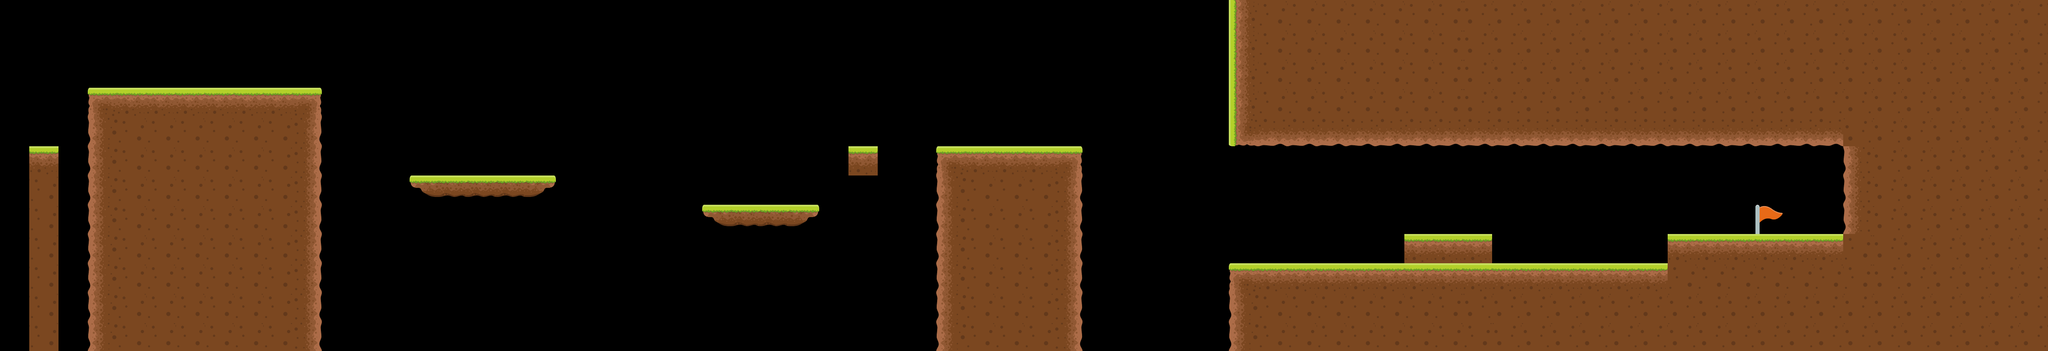

Tiled map render using the project's own tile images. Description and the whole map definition, tile-layer contents included, below:
An orthogonal 70x12 tile map with 64x64 px tiles, 1 tile layer (Camada de Blocos 1), 2 tilesets and 19 objects.

<map version="1.10" tiledversion="1.10.2" orientation="orthogonal" renderorder="right-down" width="70" height="12" tilewidth="64" tileheight="64" infinite="0" nextlayerid="7" nextobjectid="38">
 <editorsettings>
  <export target="level1.lua" format="lua" />
 </editorsettings>
 <tileset firstgid="1" name="platformer" tilewidth="64" tileheight="64" tilecount="9" columns="3">
  <image source="tileset.png" width="192" height="192" />
 </tileset>
 <tileset firstgid="10" name="Flag" tilewidth="64" tileheight="64" tilecount="1" columns="1">
  <image source="flag.png" width="64" height="64" />
 </tileset>
 <layer id="1" name="Camada de Blocos 1" width="70" height="12">
  <data encoding="csv">
0,0,0,0,0,0,0,0,0,0,0,0,0,0,0,0,0,0,0,0,0,0,0,0,0,0,0,0,0,0,0,0,0,0,0,0,0,0,0,0,0,0,1610612738,5,5,5,5,5,5,5,2147483653,2147483653,2147483653,2147483653,2147483653,2147483653,2147483653,2147483653,2147483653,2147483653,2147483653,2147483653,2147483653,2147483653,2147483653,2147483653,2147483653,2147483653,2147483653,2147483653,
0,0,0,0,0,0,0,0,0,0,0,0,0,0,0,0,0,0,0,0,0,0,0,0,0,0,0,0,0,0,0,0,0,0,0,0,0,0,0,0,0,0,1610612738,5,5,5,5,5,5,5,2147483653,2147483653,2147483653,2147483653,2147483653,2147483653,2147483653,2147483653,2147483653,2147483653,2147483653,2147483653,2147483653,2147483653,2147483653,2147483653,2147483653,2147483653,2147483653,2147483653,
0,0,0,0,0,0,0,0,0,0,0,0,0,0,0,0,0,0,0,0,0,0,0,0,0,0,0,0,0,0,0,0,0,0,0,0,0,0,0,0,0,0,1610612738,5,5,5,5,5,5,5,2147483653,2147483653,2147483653,2147483653,2147483653,2147483653,2147483653,2147483653,2147483653,2147483653,2147483653,2147483653,2147483653,2147483653,2147483653,2147483653,2147483653,2147483653,2147483653,2147483653,
0,0,0,1,2,2,2,2,2,2,3,0,0,0,0,0,0,0,0,0,0,0,0,0,0,0,0,0,0,0,0,0,0,0,0,0,0,0,0,0,0,0,1610612738,5,5,5,5,5,5,5,2147483653,2147483653,2147483653,2147483653,2147483653,2147483653,2147483653,2147483653,2147483653,2147483653,2147483653,2147483653,2147483653,2147483653,2147483653,2147483653,2147483653,2147483653,2147483653,2147483653,
0,0,0,4,5,5,5,5,5,5,6,0,0,0,0,0,0,0,0,0,0,0,0,0,0,0,0,0,0,0,0,0,0,0,0,0,0,0,0,0,0,0,1610612737,536870918,536870918,536870918,536870918,536870918,536870918,536870918,536870918,536870918,536870918,536870918,536870918,536870918,536870918,536870918,536870918,536870918,536870918,536870918,536870918,2147483653,2147483653,2147483653,2147483653,2147483653,2147483653,2147483653,
0,2,0,4,5,5,5,5,5,5,6,0,0,0,0,0,0,0,0,0,0,0,0,0,0,0,0,0,0,2,0,0,1,2,2,2,3,0,0,0,0,0,0,0,0,0,0,0,0,0,0,0,0,0,0,0,0,0,0,0,0,0,0,2147483654,2147483653,2147483653,2147483653,2147483653,2147483653,2147483653,
0,5,0,4,5,5,5,5,5,5,6,0,0,0,7,8,8,8,9,0,0,0,0,0,0,0,0,0,0,0,0,0,4,5,5,5,6,0,0,0,0,0,0,0,0,0,0,0,0,0,0,0,0,0,0,0,0,0,0,0,0,0,0,2147483654,2147483653,2147483653,2147483653,2147483653,2147483653,2147483653,
0,5,0,4,5,5,5,5,5,5,6,0,0,0,0,0,0,0,0,0,0,0,0,0,7,8,8,9,0,0,0,0,4,5,5,5,6,0,0,0,0,0,0,0,0,0,0,0,0,0,0,0,0,0,0,0,0,0,0,0,10,0,0,2147483654,2147483653,2147483653,2147483653,2147483653,2147483653,2147483653,
0,5,0,4,5,5,5,5,5,5,6,0,0,0,0,0,0,0,0,0,0,0,0,0,0,0,0,0,0,0,0,0,4,5,5,5,6,0,0,0,0,0,0,0,0,0,0,0,2,2,2,0,0,0,0,0,0,2,2,2,2,2,2,5,2147483653,2147483653,2147483653,2147483653,2147483653,2147483653,
0,5,0,4,5,5,5,5,5,5,6,0,0,0,0,0,0,0,0,0,0,0,0,0,0,0,0,0,0,0,0,0,4,5,5,5,6,0,0,0,0,0,1,2,2,2,2,2,2,2,2,2,2,2,2,2,2,5,5,5,5,5,5,5,2147483653,2147483653,2147483653,2147483653,2147483653,2147483653,
0,5,0,4,5,5,5,5,5,5,6,0,0,0,0,0,0,0,0,0,0,0,0,0,0,0,0,0,0,0,0,0,4,5,5,5,6,0,0,0,0,0,4,5,5,5,5,5,5,5,2147483653,2147483653,2147483653,2147483653,2147483653,2147483653,2147483653,2147483653,2147483653,2147483653,2147483653,2147483653,2147483653,2147483653,2147483653,2147483653,2147483653,2147483653,2147483653,2147483653,
0,5,0,4,5,5,5,5,5,5,6,0,0,0,0,0,0,0,0,0,0,0,0,0,0,0,0,0,0,0,0,0,4,5,5,5,6,0,0,0,0,0,4,5,5,5,5,5,5,5,5,2147483653,2147483653,2147483653,2147483653,2147483653,2147483653,2147483653,2147483653,2147483653,2147483653,2147483653,2147483653,2147483653,2147483653,2147483653,2147483653,2147483653,2147483653,2147483653
</data>
 </layer>
 <objectgroup id="4" name="Flag">
  <object id="27" x="3840" y="448" width="64" height="64" />
 </objectgroup>
 <objectgroup id="2" name="Platforms">
  <object id="3" x="192" y="192" width="512" height="576" />
  <object id="4" x="64" y="320" width="64" height="448" />
  <object id="5" x="896" y="384" width="320" height="64" />
  <object id="7" x="1536" y="448" width="256" height="64" />
  <object id="8" x="2048" y="320" width="320" height="448" />
  <object id="14" x="1856" y="320" width="64" height="64" />
  <object id="20" x="2688" y="576" width="384" height="192" />
  <object id="21" x="4032" y="0" width="64" height="768" />
  <object id="22" x="2688" y="0" width="1344" height="320" />
  <object id="36" x="3264" y="576" width="384" height="192" />
 </objectgroup>
 <objectgroup id="6" name="Spawn">
  <object id="37" x="64" y="256" width="64" height="64" />
 </objectgroup>
 <objectgroup id="5" name="Piso" visible="0">
  <object id="31" x="3072" y="512" width="192" height="64" />
  <object id="34" x="3648" y="512" width="384" height="64" />
 </objectgroup>
 <objectgroup id="3" name="Enemies">
  <object id="9" x="640" y="128" width="64" height="64" />
  <object id="11" x="1088" y="320" width="64" height="64" />
  <object id="13" x="2240" y="256" width="64" height="64" />
  <object id="17" x="3392" y="512" width="64" height="64" />
  <object id="19" x="2880" y="512" width="64" height="64" />
 </objectgroup>
</map>
